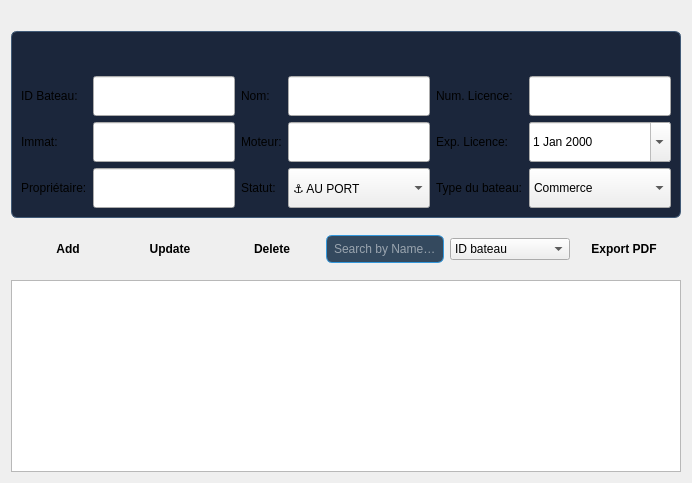
               <widget class="QWidget" name="tabGestion_8">
                <attribute name="title">
                 <string>CRUD</string>
                </attribute>
                <layout class="QVBoxLayout" name="verticalLayout_Gestion_2">
                 <item>
                  <widget class="QGroupBox" name="groupForm_15">
                   <property name="styleSheet">
                    <string notr="true">QGroupBox { font-weight: bold; border: 1px solid #415a77; border-radius: 6px; background: #1b263b; padding-top: 35px; margin-top: 20px; } QGroupBox::title { subcontrol-origin: margin; left: 16px; padding: 0 8px; color: #e0e1dd; }</string>
                   </property>
                   <property name="title">
                    <string/>
                   </property>
                   <layout class="QGridLayout" name="gridLayout_Form_2">
                    <item row="0" column="0">
                     <widget class="QLabel" name="label_id_16">
                      <property name="text">
                       <string>ID Bateau:</string>
                      </property>
                     </widget>
                    </item>
                    <item row="0" column="1">
                     <widget class="QLineEdit" name="lineID_15">
                      <property name="minimumSize">
                       <size>
                        <width>0</width>
                        <height>40</height>
                       </size>
                      </property>
                     </widget>
                    </item>
                    <item row="0" column="2">
                     <widget class="QLabel" name="label_nom_15">
                      <property name="text">
                       <string>Nom:</string>
                      </property>
                     </widget>
                    </item>
                    <item row="0" column="3">
                     <widget class="QLineEdit" name="lineLicence_15">
                      <property name="minimumSize">
                       <size>
                        <width>0</width>
                        <height>40</height>
                       </size>
                      </property>
                     </widget>
                    </item>
                    <item row="1" column="0">
                     <widget class="QLabel" name="label_exp_51">
                      <property name="text">
                       <string>Immat:</string>
                      </property>
                     </widget>
                    </item>
                    <item row="1" column="1">
                     <widget class="QLineEdit" name="linePrenom_36">
                      <property name="minimumSize">
                       <size>
                        <width>0</width>
                        <height>40</height>
                       </size>
                      </property>
                     </widget>
                    </item>
                    <item row="1" column="2">
                     <widget class="QLabel" name="label_exp_52">
                      <property name="text">
                       <string>Moteur:</string>
                      </property>
                     </widget>
                    </item>
                    <item row="1" column="3">
                     <widget class="QLineEdit" name="linePrenom_37">
                      <property name="minimumSize">
                       <size>
                        <width>0</width>
                        <height>40</height>
                       </size>
                      </property>
                     </widget>
                    </item>
                    <item row="2" column="0">
                     <widget class="QLabel" name="label_exp_53">
                      <property name="text">
                       <string>Propriétaire:</string>
                      </property>
                     </widget>
                    </item>
                    <item row="2" column="1">
                     <widget class="QLineEdit" name="linePrenom_38">
                      <property name="minimumSize">
                       <size>
                        <width>0</width>
                        <height>40</height>
                       </size>
                      </property>
                     </widget>
                    </item>
                    <item row="2" column="2">
                     <widget class="QLabel" name="label_status_field_2">
                      <property name="text">
                       <string>Statut:</string>
                      </property>
                     </widget>
                    </item>
                    <item row="2" column="3">
                     <widget class="QComboBox" name="comboStatus_2">
                      <property name="minimumSize">
                       <size>
                        <width>0</width>
                        <height>40</height>
                       </size>
                      </property>
                      <item>
                       <property name="text">
                        <string>⚓ AU PORT</string>
                       </property>
                      </item>
                      <item>
                       <property name="text">
                        <string>🌊 EN MER</string>
                       </property>
                      </item>
                     </widget>
                    </item>
                    <item row="0" column="4">
                     <widget class="QLabel" name="label_license_8">
                      <property name="text">
                       <string>Num. Licence:</string>
                      </property>
                     </widget>
                    </item>
                    <item row="0" column="5">
                     <widget class="QLineEdit" name="lineLicenseNum_8">
                      <property name="minimumSize">
                       <size>
                        <width>0</width>
                        <height>40</height>
                       </size>
                      </property>
                     </widget>
                    </item>
                    <item row="1" column="4">
                     <widget class="QLabel" name="label_expiry_date_2">
                      <property name="text">
                       <string>Exp. Licence:</string>
                      </property>
                     </widget>
                    </item>
                    <item row="1" column="5">
                     <widget class="QDateEdit" name="dateExpiry_2">
                      <property name="minimumSize">
                       <size>
                        <width>0</width>
                        <height>40</height>
                       </size>
                      </property>
                      <property name="calendarPopup">
                       <bool>true</bool>
                      </property>
                     </widget>
                    </item>
                    <item row="2" column="4">
                     <widget class="QLabel" name="label_exp_54">
                      <property name="text">
                       <string>Type du bateau:</string>
                      </property>
                     </widget>
                    </item>
                    <item row="2" column="5">
                     <widget class="QComboBox" name="comboRole_15">
                      <property name="minimumSize">
                       <size>
                        <width>0</width>
                        <height>40</height>
                       </size>
                      </property>
                      <item>
                       <property name="text">
                        <string>Commerce</string>
                       </property>
                      </item>
                      <item>
                       <property name="text">
                        <string>Pêche mois de 12 m </string>
                       </property>
                      </item>
                      <item>
                       <property name="text">
                        <string>Pêche plus de 12 m</string>
                       </property>
                      </item>
                      <item>
                       <property name="text">
                        <string>Voilier</string>
                       </property>
                      </item>
                     </widget>
                    </item>
                   </layout>
                  </widget>
                 </item>
                 <item>
                  <widget class="QFrame" name="frameToolbar_3">
                   <property name="minimumSize">
                    <size>
                     <width>0</width>
                     <height>50</height>
                    </size>
                   </property>
                   <property name="styleSheet">
                    <string notr="true">QPushButton { min-width: 80px; padding: 8px; border-radius: 6px; font-weight: bold; } QPushButton#btnAjouter { background: #3498db; color: white; } QPushButton#btnModifier { background: #5dade2; color: white; } QPushButton#btnSupprimer { background: #e74c3c; color: white; } QPushButton#btnExportPDF { background: #f39c12; color: white; } QLineEdit { background: #34495e; color: #ffffff; border: 1px solid #3498db; border-radius: 6px; padding: 5px; }</string>
                   </property>
                   <layout class="QHBoxLayout" name="horizontalLayout_Toolbar_3">
                    <item>
                     <widget class="QPushButton" name="btnAjouter_8">
                      <property name="text">
                       <string>Add</string>
                      </property>
                     </widget>
                    </item>
                    <item>
                     <widget class="QPushButton" name="btnModifier_15">
                      <property name="text">
                       <string>Update</string>
                      </property>
                     </widget>
                    </item>
                    <item>
                     <widget class="QPushButton" name="btnSupprimer_15">
                      <property name="text">
                       <string>Delete</string>
                      </property>
                     </widget>
                    </item>
                    <item>
                     <widget class="QLineEdit" name="lineRecherche_15">
                      <property name="placeholderText">
                       <string>Search by Name, ID...</string>
                      </property>
                     </widget>
                    </item>
                    <item>
                     <widget class="QComboBox" name="comboTri_15">
                      <property name="minimumSize">
                       <size>
                        <width>120</width>
                        <height>0</height>
                       </size>
                      </property>
                      <item>
                       <property name="text">
                        <string>ID bateau</string>
                       </property>
                      </item>
                      <item>
                       <property name="text">
                        <string>Type</string>
                       </property>
                      </item>
                      <item>
                       <property name="text">
                        <string>Propriétaire</string>
                       </property>
                      </item>
                      <item>
                       <property name="text">
                        <string>Moteur</string>
                       </property>
                      </item>
                     </widget>
                    </item>
                    <item>
                     <widget class="QPushButton" name="btnExportPDF_15">
                      <property name="text">
                       <string>Export PDF</string>
                      </property>
                     </widget>
                    </item>
                   </layout>
                  </widget>
                 </item>
                 <item>
                  <widget class="QTableView" name="tableBateaux_2">
                   <property name="alternatingRowColors">
                    <bool>true</bool>
                   </property>
                   <property name="selectionBehavior">
                    <enum>QAbstractItemView::SelectionBehavior::SelectRows</enum>
                   </property>
                  </widget>
                 </item>
                </layout>
               </widget>
